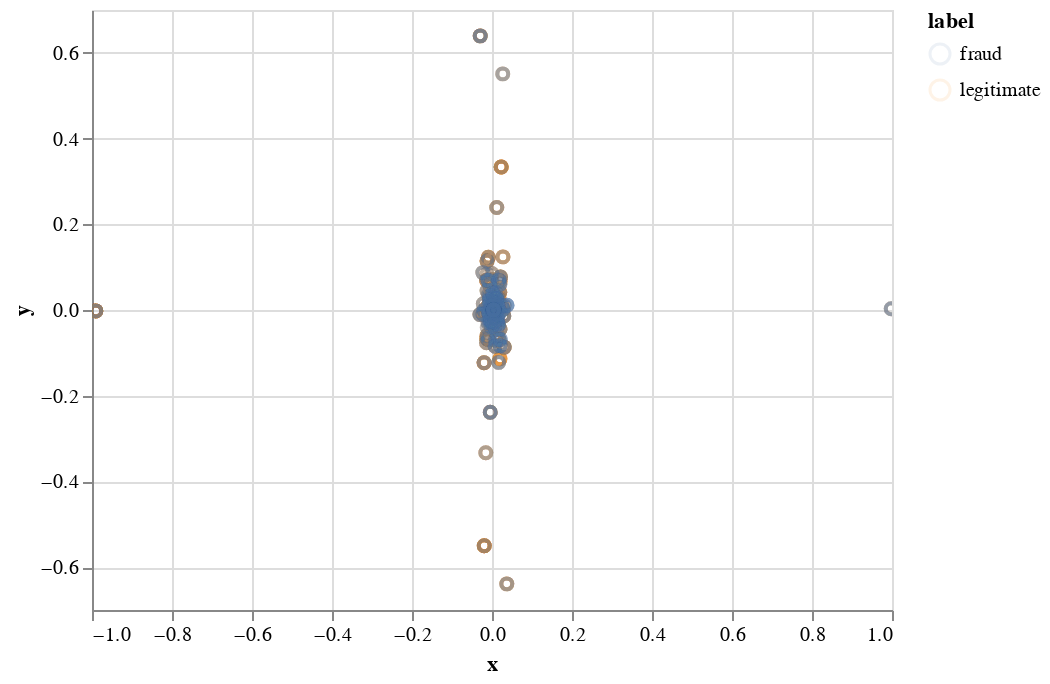

The code cell stored with this chart in its notebook:
### Code cell
import altair as alt
alt.Chart(merchants_df).mark_point(opacity=0.1).encode(
    x="x:Q", 
    y="y:Q", 
    color="label"
).interactive()

### Figure 1 — Vega-Lite specification as saved in the notebook (floating-point values rounded to 4 significant figures; data arrays with more than 128 entries replaced by an {"elided": "..."} marker saying what was removed)
{"config": {"view": {"continuousWidth": 400, "continuousHeight": 300}}, "data": {"name": "data-66b41efe24e3c9f9c795fa80dda00d79"}, "mark": {"type": "point", "opacity": 0.1}, "encoding": {"color": {"type": "nominal", "field": "label"}, "x": {"type": "quantitative", "field": "x"}, "y": {"type": "quantitative", "field": "y"}}, "selection": {"selector001": {"type": "interval", "bind": "scales", "encodings": ["x", "y"]}}, "$schema": "https://vega.github.io/schema/vega-lite/v4.8.1.json", "datasets": {"data-66b41efe24e3c9f9c795fa80dda00d79": {"elided": "5000 records"}}}
